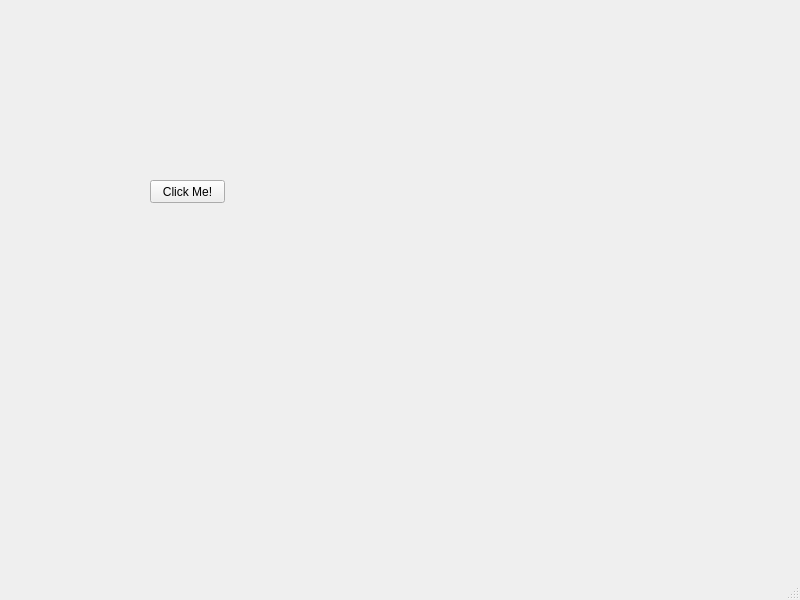
<?xml version="1.0" encoding="UTF-8"?>
<ui version="4.0">
 <class>MainWindow</class>
 <widget class="QMainWindow" name="MainWindow">
  <property name="geometry">
   <rect>
    <x>0</x>
    <y>0</y>
    <width>800</width>
    <height>600</height>
   </rect>
  </property>
  <property name="windowTitle">
   <string>MainWindow</string>
  </property>
  <widget class="QWidget" name="centralwidget">
   <widget class="QPushButton" name="button1">
    <property name="geometry">
     <rect>
      <x>150</x>
      <y>180</y>
      <width>75</width>
      <height>23</height>
     </rect>
    </property>
    <property name="text">
     <string>Click Me!</string>
    </property>
   </widget>
  </widget>
  <widget class="QMenuBar" name="menubar">
   <property name="geometry">
    <rect>
     <x>0</x>
     <y>0</y>
     <width>800</width>
     <height>21</height>
    </rect>
   </property>
  </widget>
  <widget class="QStatusBar" name="statusbar"/>
 </widget>
 <resources/>
 <connections/>
</ui>
